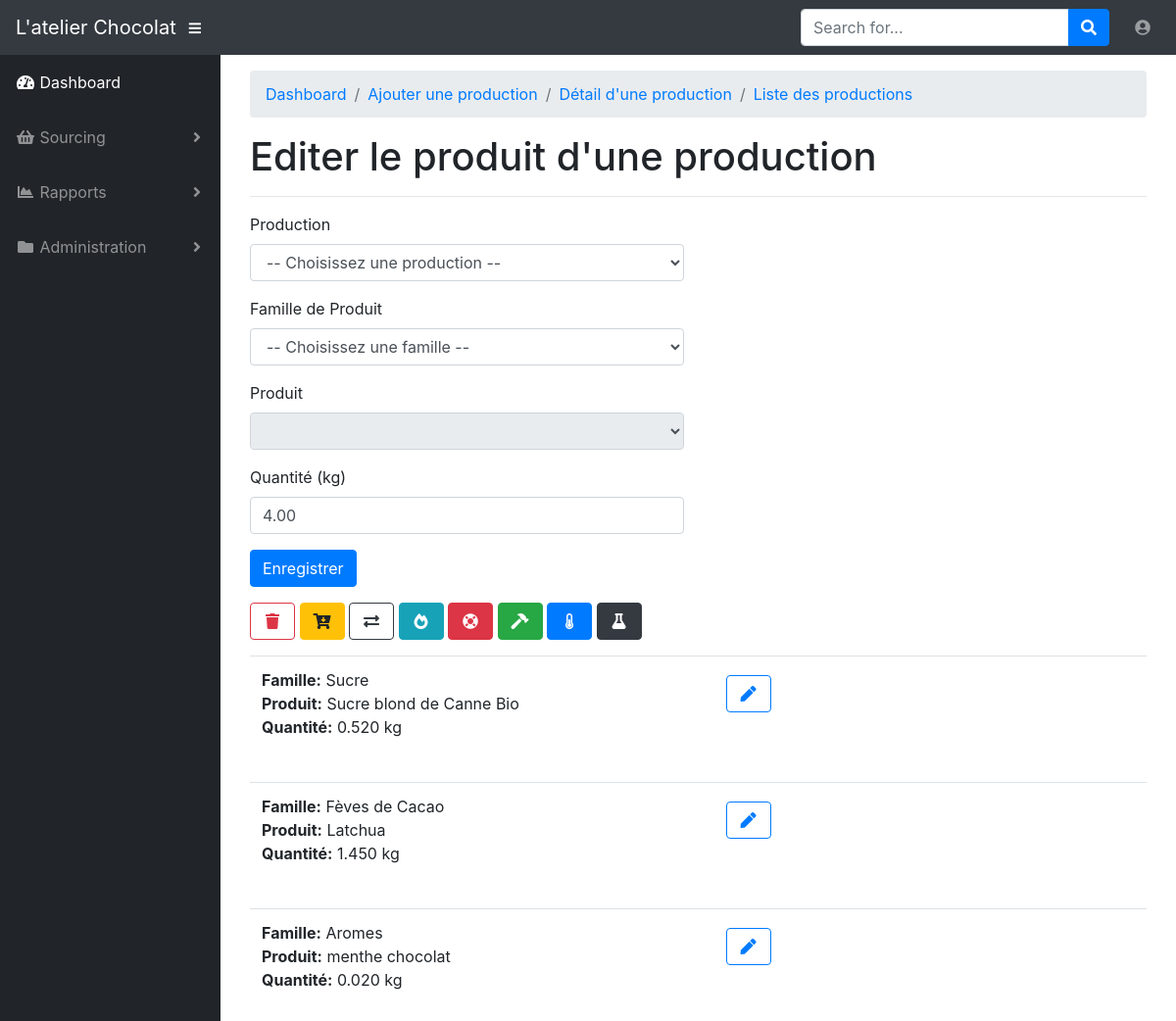
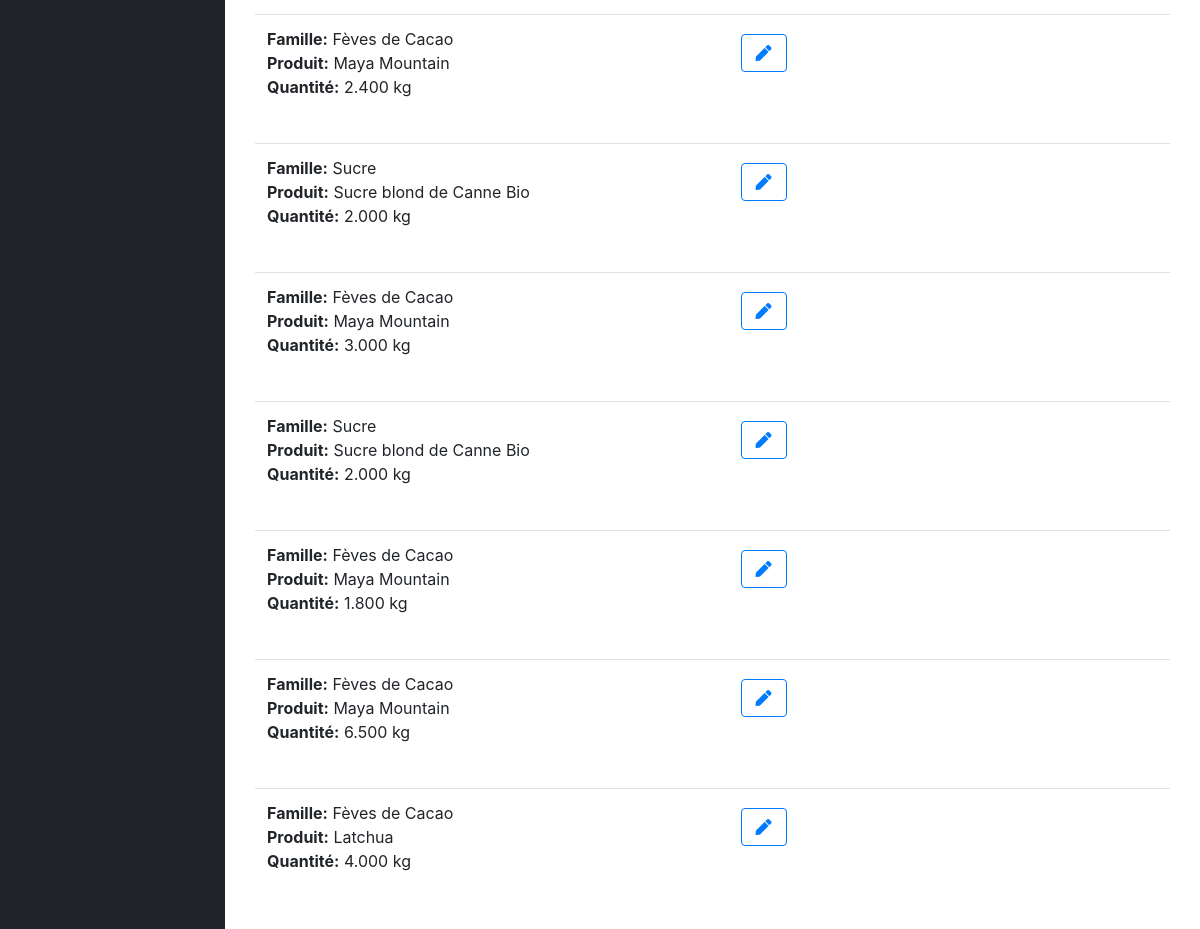
The page /edit_production_item/1 (signed in) on the database as committed earlier (2 pictures, top to bottom).
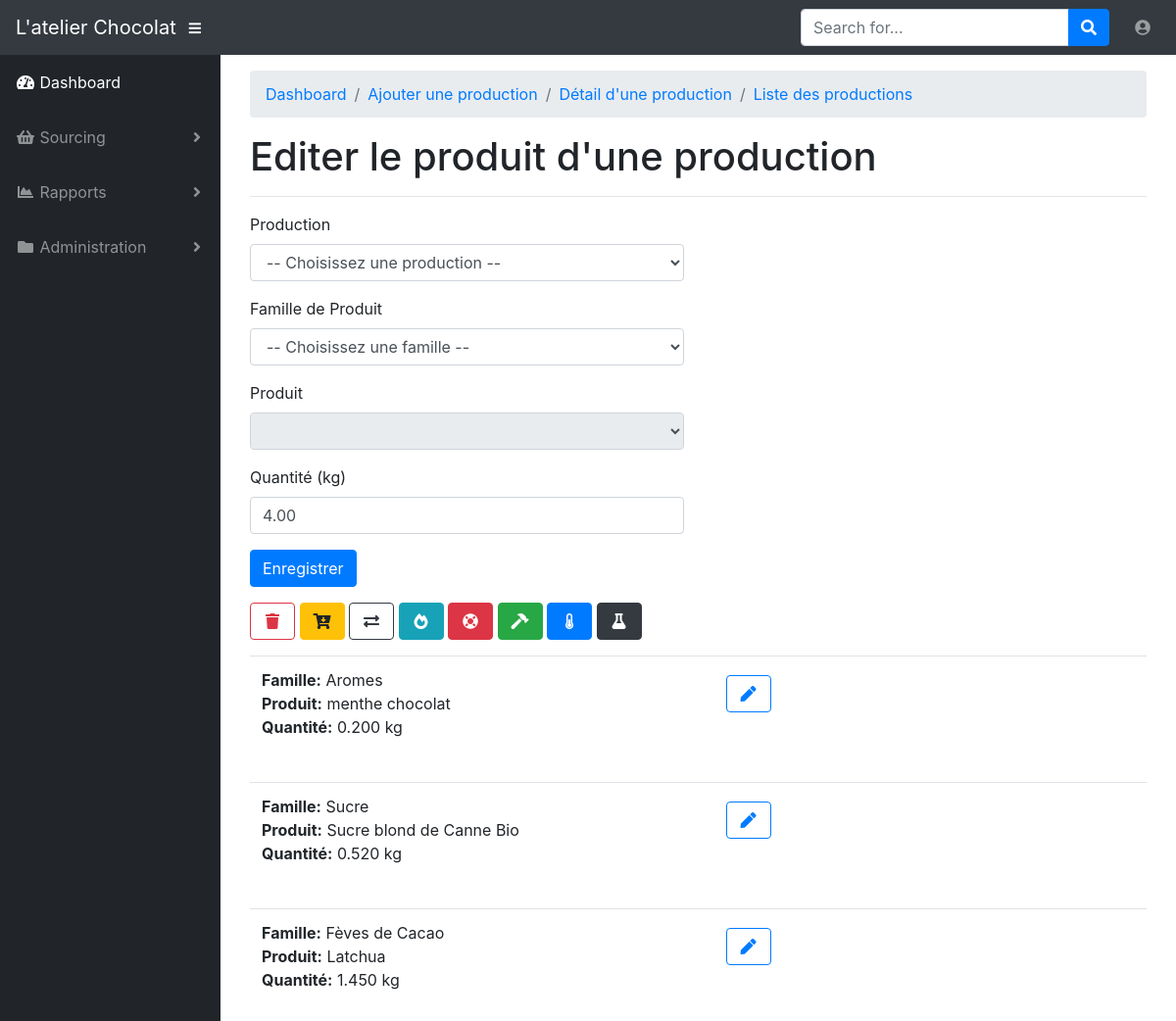
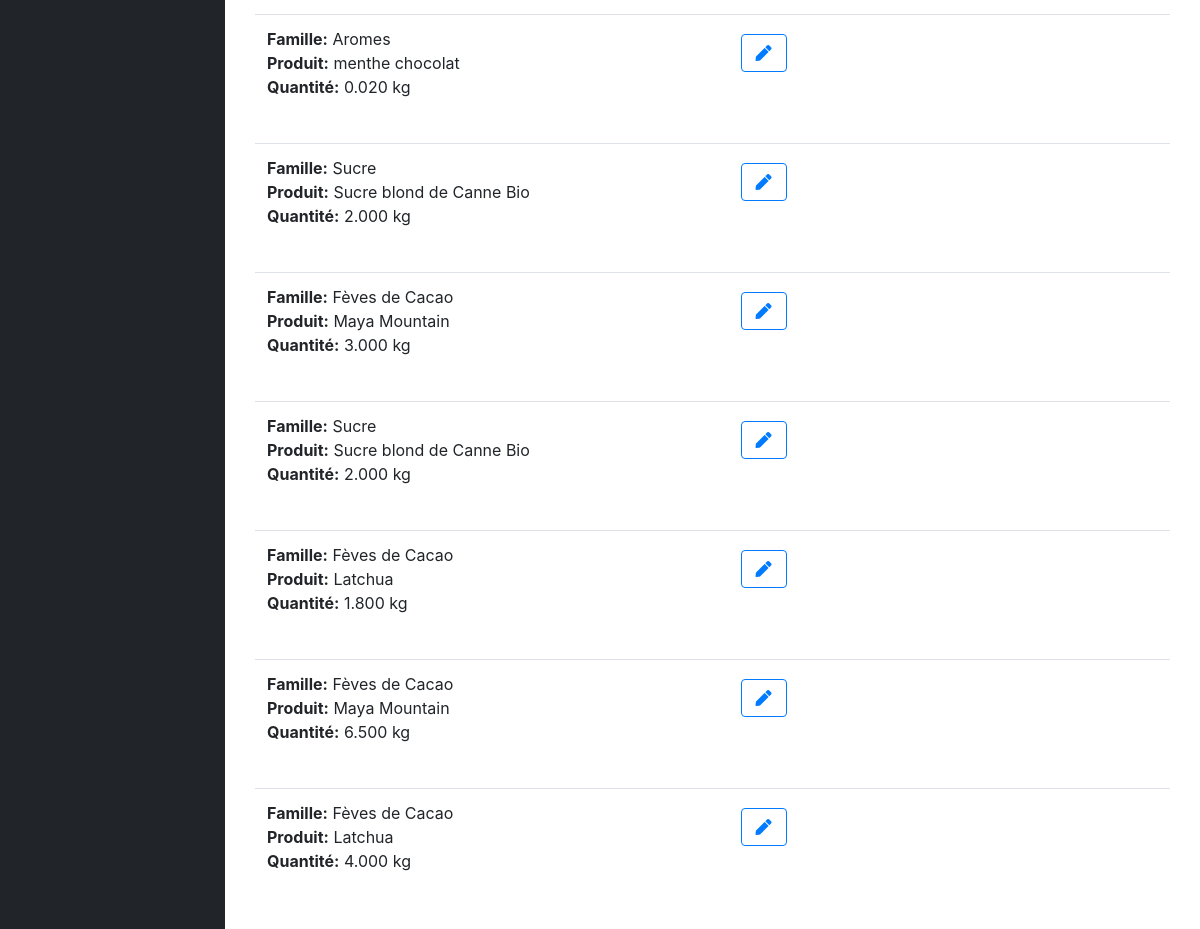
The same page on the database as committed later (2 pictures, top to bottom).
### app/models.py (models this page shows, shortened)
class ProductionItem(db.Model):
    id = db.Column(db.Integer, primary_key=True)
    production_id = db.Column(db.Integer, db.ForeignKey('production.id'))
    product_family_id = db.Column(db.Integer, db.ForeignKey('product_family.id'))
    product_id = db.Column(db.Integer, db.ForeignKey('product.id'))
    quantity = db.Column(db.DECIMAL(6, 3))

class ProductFamily(db.Model):
    id = db.Column(db.Integer, primary_key=True)
    name = db.Column(db.String(64), index=True, unique=True)
    icon = db.Column(db.String(32))
    products = db.relationship('Product', backref='product_product', lazy='dynamic')
    production_items = db.relationship('ProductionItem', backref='product_family_production_item', lazy='dynamic')

class Product(db.Model):
    id = db.Column(db.Integer, primary_key=True)
    name = db.Column(db.String(4), index=True, unique=True)
    origin = db.Column(db.String(32), index=True)
    organic = db.Column(db.Boolean())
    fair_trade = db.Column(db.Boolean())
    crop = db.Column(db.Integer)
    comment = db.Column(db.Text())
    colour = db.Column(db.String(16))
    product_family_id = db.Column(db.Integer, db.ForeignKey('product_family.id'))
    production_items = db.relationship('ProductionItem', backref='product_production_item', lazy='dynamic')

### app/productions/routes.py (the view)
@bp.route('/edit_production_item/<id>', methods=['GET', 'POST'])
@login_required
def edit_production_item(id):
    production_item = ProductionItem.query.filter_by(id=id).first()
    form = EditProductionItemForm()
    form.product_family_id.choices = [(row.id, row.name) for row in ProductFamily.query.all()]
    form.product_id.choices = [(row.id, row.name) for row in Product.query.all()]
    if form.validate_on_submit():
        production_item.production_id = form.production_id.data.id
        production_item.product_family_id = form.product_family_id.data.id
        production_item.product_id = form.product_id.data.id
        production_item.quantity = form.quantity.data
        db.session.add(production_item)
        db.session.commit()
        flash('Vos modifications ont bien été enregistrées', 'success')
        return redirect(url_for('productions.view_production_items', id=id))
    elif request.method == 'GET':
        form.production_id.data = production_item.production_production_item
        form.product_family_id.data = production_item.product_family_production_item
        form.product_id.data = production_item.product_production_item
        form.quantity.data = production_item.quantity
    page = request.args.get('page', 1, type=int)
    pagination = ProductionItem.query.order_by(ProductionItem.id.desc()).paginate(page, 10, False)
    production_items = pagination.items
    return render_template('productions/edit_production_item.html', title='Editer des produits', form=form,
                           production_items=production_items, pagination=pagination, id=id)

### app/models.py (called while the page is built)
@login.user_loader
def load_user(id):
    return User.query.get(int(id))

### app/productions/forms.py (called while the page is built)
def get_productions():
    return Production.query.order_by(Production.id)

def get_product_families():
    return ProductFamily.query.order_by(ProductFamily.name)

def get_products():
    return Product.query.order_by(Product.name)

### app/templates/productions/edit_production_item.html (shortened to what this page needs)
{% extends "base.html" %}
{% import 'bootstrap/wtf.html' as wtf %}
{% import "_macros.html" as macros %}
{% block app_content %}
<div id="wrapper">
    <div id="content-wrapper">
        <div class="container-fluid">
            <ol class="breadcrumb">
                <li class="breadcrumb-item active"><a href="{{ url_for('main.index') }}">Dashboard</a></li>
                <li class="breadcrumb-item active"><a href="{{ url_for('productions.add_production') }}">Ajouter une production</a></li>
                <li class="breadcrumb-item active"><a href="{{ url_for('productions.select_production_item') }}">Détail d'une production</a></li>
                <li class="breadcrumb-item active"><a href="{{ url_for('productions.list_of_productions') }}">Liste des productions</a></li>
            </ol>
            <h1>Editer le produit d'une production</h1>
            <hr>
            <table class="table table-hover">
                <tr>
                    <div class="row">
                        <div class="col-sm-6">
                            {{ wtf.quick_form(form, button_map={'submit': 'primary'}) }}
                            <form method="post" action="{{ url_for('productions.delete_production_item', id=id) }}"><a><button type="submit" class="btn btn-outline-danger"><i class="fas fa-fw fa-trash"></i></button></a></form>
                            <a href="{{ url_for('productions.add_production_item') }}"><button type="submit" class="btn btn-warning"><i class="fas fa-fw fa-cart-arrow-down"></i></button></a>
                            <a href="{{ url_for('productions.select_production_item', id=id) }}"><button type="submit" class="btn btn-outline-dark"><i class="fas fa-fw fa-exchange-alt"></i></button></a>
                            <a href="{{ url_for('productions.select_production_item', id=id) }}"><button type="submit" class="btn btn-info"><i class="fas fa-fw fa-fire-alt"></i></button></a>
                            <a href="{{ url_for('productions.select_production_item', id=id) }}"><button type="submit" class="btn btn-danger"><i class="fas fa-fw fa-life-ring"></i></button></a>
                            <a href="{{ url_for('productions.select_production_item', id=id) }}"><button type="submit" class="btn btn-success"><i class="fas fa-fw fa-hammer"></i></button></a>
                            <a href="{{ url_for('productions.select_production_item', id=id) }}"><button type="submit" class="btn btn-primary"><i class="fas fa-fw fa-thermometer-half"></i></button></a>
                            <a href="{{ url_for('productions.select_production_item', id=id) }}"><button type="submit" class="btn btn-dark"><i class="fas fa-fw fa-flask"></i></button></a>
                        </div>
                    </div>
                </tr>
                <tr>
                    <div class="col-sm-6">
                        <div class="pagination">
                            {% for production_item in production_items %}
                                {% include 'productions/_production_item.html' %}
                            {% endfor %}
                        </div>
                    </div>
                </tr>
            </table>
        </div>
    </div>
</div>
{% endblock %}
{% block scripts %}
    {{ super() }}
{% endblock %}

### app/templates/base.html (shortened to what this page needs)
{% extends 'bootstrap/base.html' %}
{% block head %}
  <link href="/static/vendor/fontawesome-free/css/all.min.css" rel="stylesheet" type="text/css">
  <link href="/static/vendor/datatables/dataTables.bootstrap4.css" rel="stylesheet">
  <link href="/static/css/sb-admin.css" rel="stylesheet">
{% endblock %}
{% block navbar %}
 <nav class="navbar navbar-expand navbar-dark bg-dark static-top">
    <a class="navbar-brand mr-1" href="{{ url_for('main.index') }}">L'atelier Chocolat</a>
    <button class="btn btn-link btn-sm text-white order-1 order-sm-0" id="sidebarToggle" href="#">
      <i class="fas fa-bars"></i>
    </button>
    <form class="d-none d-md-inline-block form-inline ml-auto mr-0 mr-md-3 my-2 my-md-0">
      <div class="input-group">
        <input type="text" class="form-control" placeholder="Search for..." aria-label="Search" aria-describedby="basic-addon2">
        <div class="input-group-append">
          <button class="btn btn-primary" type="button">
            <i class="fas fa-search"></i>
          </button>
        </div>
      </div>
    </form>
     <ul class="navbar-nav ml-auto ml-md-0">
         <li class="nav-item dropdown no-arrow">
        <a class="nav-link dropdown-toggle" href="#" id="userDropdown" role="button" data-toggle="dropdown" aria-haspopup="true" aria-expanded="false">
          <i class="fas fa-user-circle fa-fw"></i>
        </a>
      </li>
     </ul>
  </nav>
{% endblock %}
{% block content %}
  <div id="wrapper">
    <ul class="sidebar navbar-nav">
      <li class="nav-item active">
        <a class="nav-link" href="{{ url_for('main.index') }}">
          <i class="fas fa-fw fa-tachometer-alt"></i>
          <span>Dashboard</span>
        </a>
      </li>
      {% if current_user.is_anonymous %}
      {% else %}
      <li class="nav-item dropdown">
        <a class="nav-link dropdown-toggle" href="#" id="pagesDropdown" role="button" data-toggle="dropdown" aria-haspopup="true" aria-expanded="false">
          <i class="fas fa-fw fa-shopping-basket"></i>
          <span>Sourcing</span>
        </a>
      </li>
      <li class="nav-item dropdown">
        <a class="nav-link dropdown-toggle" href="#" id="pagesDropdown" role="button" data-toggle="dropdown" aria-haspopup="true" aria-expanded="false">
          <i class="fas fa-fw fa-chart-area"></i>
          <span>Rapports</span>
        </a>
      </li>
      <li class="nav-item dropdown">
        <a class="nav-link dropdown-toggle" href="#" id="pagesDropdown" role="button" data-toggle="dropdown" aria-haspopup="true" aria-expanded="false">
          <i class="fas fa-fw fa-folder"></i>
          <span>Administration</span>
        </a>
      </li>
      {% endif %}
    </ul>
    <div class="container">
        {% block app_content %}{% endblock %}
    </div>
  </div>
{% endblock %}
{% block scripts %}
    <link rel="stylesheet" type="text/css" href="{{ url_for('static', filename='bootstrap-datetimepicker.min.css') }}" />
{% endblock %}

### app/templates/productions/_production_item.html
<table class="table table-hover">
    <tr>
        <td>
            <div class="row">
                <div class="col-sm-6">
                    <p><b>Famille:</b> {{ production_item.product_family_production_item.name }}<br>
                    <b>Produit:</b> {{ production_item.product_production_item.name }}<br>
                    <b>Quantité:</b> {{ production_item.quantity }} kg</p>
                </div>
                <div class="col-sm-2">
                    <div class="btn btn-group">
                        <a href="{{ url_for('productions.edit_production_item', id=production_item.id) }}"><button class="btn btn-outline-primary"><i class="fas fa-fw fa-pen"></i></button></a>
                    </div>
                </div>
            </div>
        </td>
    </tr>
</table>

Rows that differ between the two databases and show on the page:
removed ProductionItem: product_family_production_item.name "Fèves de Cacao", product_production_item.name "Maya Mountain", quantity "2.400"
added ProductionItem: product_family_production_item.name "Aromes", product_production_item.name "menthe chocolat", quantity "0.200"
changed ProductionItem (number 9 of 10 on the later page): product_production_item.name "Maya Mountain" → "Latchua"
